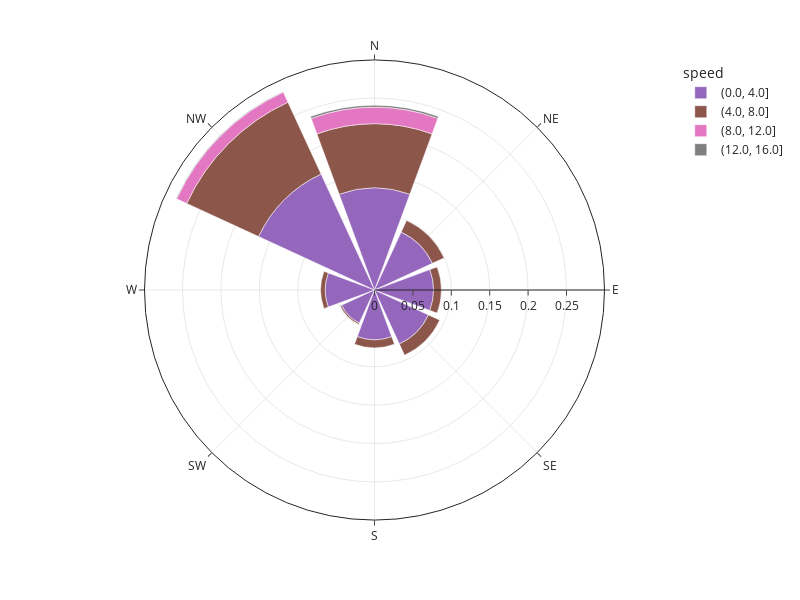

This figure's notebook cell:
### Code cell
import numpy as np
import matplotlib.pyplot as plt
import matplotlib.colors


# Get the number of unique 'speed' categories
num_categories = len(frequency_df['speed'].unique())

# Create a custom color scale with the same number of colors as there are categories
custom_color_scale = plt.cm.viridis_r(np.linspace(0, 4, num_categories))

# Convert the color scale to a list of hex color strings
custom_color_scale = [matplotlib.colors.rgb2hex(color) for color in custom_color_scale]

# Define a color map for the sorted 'speed' categories
color_map = {category: color for category, color in zip(sorted_categories, custom_color_scale)}

# Create the wind rose chart
fig = px.bar_polar(frequency_df, 
                   r='frequency', 
                   theta='direction', 
                   color='speed', 
                   template='simple_white', 
                   color_discrete_map=color_map)  # Use the color map

# Update the layout to make it rectangular
fig.update_layout(
    width=800,  # Set the width to 700 pixels
    height=600,  # Set the height to 1000 pixels
    polar_radialaxis_showgrid=True,  # Show radial grid
    polar_angularaxis_showgrid=True  # Show angular grid
)

fig.show()

### Figure 1 — Plotly figure (JSON) as saved in the notebook; plotly's stock layout.template omitted (floating-point values rounded to 4 significant figures)
{"data": [{"hovertemplate": "speed=(0.0, 4.0]<br>frequency=%{r}<br>direction=%{theta}<extra></extra>", "legendgroup": "(0.0, 4.0]", "marker": {"color": "#9467BD", "pattern": {"shape": ""}}, "name": "(0.0, 4.0]", "r": [0.133, 0.083, 0.07684, 0.0774, 0.06485, 0.04727, 0.06418, 0.1662], "showlegend": true, "subplot": "polar", "theta": ["N", "NE", "E", "SE", "S", "SW", "W", "NW"], "type": "barpolar"}, {"hovertemplate": "speed=(4.0, 8.0]<br>frequency=%{r}<br>direction=%{theta}<extra></extra>", "legendgroup": "(4.0, 8.0]", "marker": {"color": "#8C564B", "pattern": {"shape": ""}}, "name": "(4.0, 8.0]", "r": [0.08367, 0.0168, 0.01008, 0.01613, 0.01042, 0.001904, 0.005936, 0.103], "showlegend": true, "subplot": "polar", "theta": ["N", "NE", "E", "SE", "S", "SW", "W", "NW"], "type": "barpolar"}, {"hovertemplate": "speed=(8.0, 12.0]<br>frequency=%{r}<br>direction=%{theta}<extra></extra>", "legendgroup": "(8.0, 12.0]", "marker": {"color": "#E377C2", "pattern": {"shape": ""}}, "name": "(8.0, 12.0]", "r": [0.02151, 0, 0, 0, 0, 0, 0, 0.01445], "showlegend": true, "subplot": "polar", "theta": ["N", "NE", "E", "SE", "S", "SW", "W", "NW"], "type": "barpolar"}, {"hovertemplate": "speed=(12.0, 16.0]<br>frequency=%{r}<br>direction=%{theta}<extra></extra>", "legendgroup": "(12.0, 16.0]", "marker": {"color": "#7F7F7F", "pattern": {"shape": ""}}, "name": "(12.0, 16.0]", "r": [0.002576, 0, 0, 0, 0, 0, 0, 0.0007841], "showlegend": true, "subplot": "polar", "theta": ["N", "NE", "E", "SE", "S", "SW", "W", "NW"], "type": "barpolar"}], "layout": {"barmode": "relative", "height": 600, "legend": {"title": {"text": "speed"}, "tracegroupgap": 0}, "margin": {"t": 60}, "polar": {"angularaxis": {"direction": "clockwise", "rotation": 90, "showgrid": true}, "domain": {"x": [0, 1], "y": [0, 1]}, "radialaxis": {"showgrid": true}}, "width": 800}}
